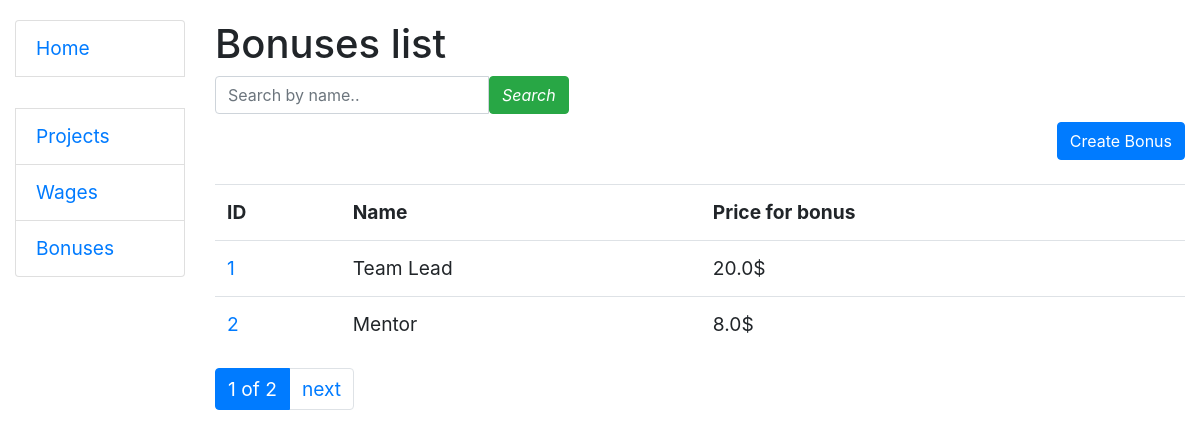
/bonus/, run on an earlier commit of the app's database.
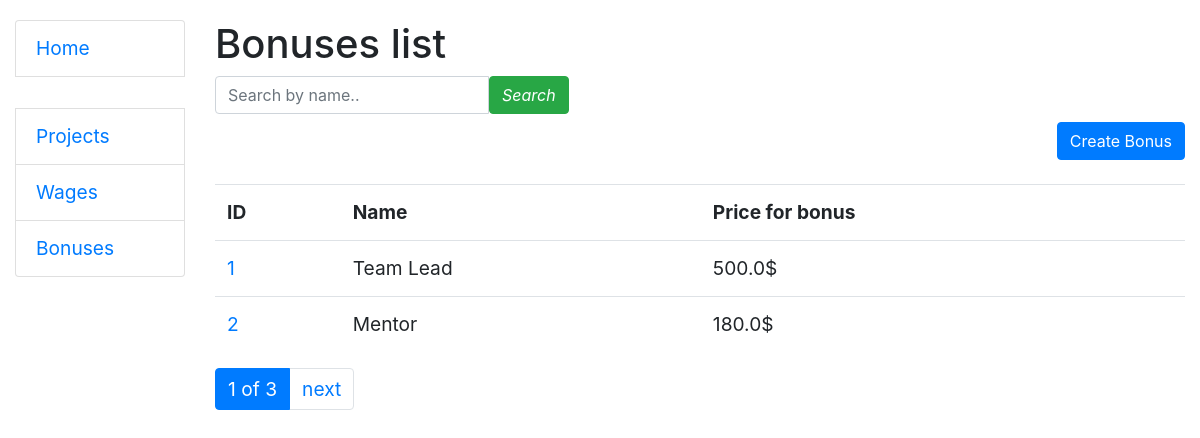
And on a later commit of the database.
### salary/models.py (models this page shows, shortened)
class Bonus(models.Model):
    name = models.CharField(max_length=50)
    price_for_bonus = models.FloatField()
    def get_absolute_url(self):
        return reverse("salary:bonus-detail", kwargs={"pk": self.pk})

### salary/views.py (the view)
# urls.py: path("bonus/", BonusListView.as_view(), name="bonus-list"),
class BonusListView(generic.ListView):
    model = Bonus
    context_object_name = "bonus_list"
    template_name = "salary/bonus_list.html"
    paginate_by = 2
    queryset = Bonus.objects.all()
    def get_context_data(self, *, object_list=None, **kwargs):
        context = super(BonusListView, self).get_context_data(**kwargs)
        name = self.request.GET.get("name", "")
        context["search_form"] = BonusSearchForm(initial={"name": name})
        return context
    def get_queryset(self):
        form = BonusSearchForm(self.request.GET)
        if form.is_valid():
            return self.queryset.filter(name__icontains=form.cleaned_data["name"])
        return self.queryset

### salary/forms.py
class BonusSearchForm(forms.Form):
    name = forms.CharField(
        max_length=255,
        required=False,
        label="",
        widget=forms.TextInput(
            attrs={"placeholder": "Search by name..", "class": "form-control"}
        ),
    )

### salary/templatetags/query_transform.py (called while the page is built)
@register.simple_tag
def query_transform(request, **kwargs):
    updated = request.GET.copy()
    for key, value in kwargs.items():
        if key is not None:
            updated[key] = value
        else:
            updated.pop(key, 0)
    return updated.urlencode()

### templates/salary/bonus_list.html
{% extends "base.html" %}
{% block content %}
    <h1>Bonuses list</h1>
    <form action="">
        <label>
            <div class="input-group">
                {{ search_form }}
                <button class="button-search btn btn-success" type="submit">
                    <i>Search</i>
                </button>
            </div>
        </label>
    </form>
    <a style="float: right" class="button-create btn btn-primary" href="{% url 'salary:bonus-create' %}">
        Create Bonus
    </a>
    <br>
    <br>
        <table class="table">
            <tr>
                <th>ID</th>
                <th>Name</th>
                <th>Price for bonus</th>
            </tr>
            {% for bonus in bonus_list %}
                <tr>
                    <td>
                        <a href="{{ bonus.get_absolute_url }}">{{ bonus.id }}</a>
                    </td>
                    <td>
                        {{ bonus.name }}
                    </td>
                    <td>
                        {{ bonus.price_for_bonus }}$
                    </td>
                </tr>
            {% endfor %}
        </table>
{% endblock %}

What changed in the data, as far as the page shows it:
changed Bonus "Team Lead": price_for_bonus "20.0" → "500.0"
changed Bonus "Mentor": price_for_bonus "8.0" → "180.0"
Also different on the page:
{{ paginator.num_pages }}: "2" → "3"
